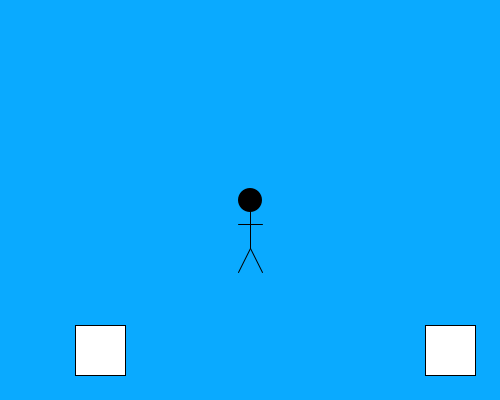
Frame 1 (no input)
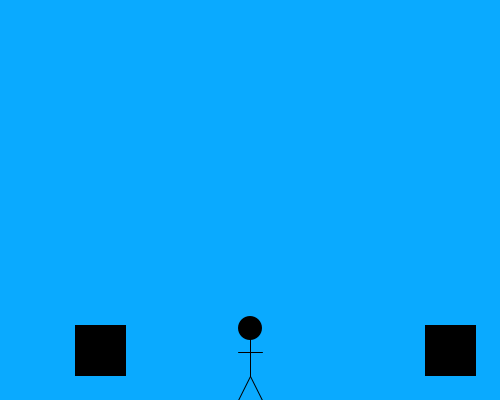
Frame 60 (the mouse pressed at the canvas centre just before this capture)
Frame 120 (the mouse held since frame 60 and released just before this capture): identical to frame 60, image omitted

The Processing sketch that drew these frames (run headless with seeded random() and noise(); from frame 60 on, the mouse is pressed at the canvas centre):

// Processing sketch: Side_Scroller4
// ── Side_Scroller4.pde
class Player {
  int x, y, vy, vx, bodyHeight = 72, bodyWidth = 12;
  int scale = 2;
  boolean jumping;

  void setScale(int s) {
    scale = s;
  }

  Player(int x_, int y_) {
    x = x_;
    y = y_;
    vy = 0;
    jumping = false;
  }

  void drawPlayer() {
    pushMatrix();
    translate(x, y);
    float headDiameter = 12 * scale;
    fill(0);
    noStroke();
    ellipse(0, 0, headDiameter, headDiameter);
    stroke(0);
    line(0, 0, 0, (0 + headDiameter) * 2);
    line(0 - headDiameter * 1/2, 0 + headDiameter, 0 + headDiameter * 1/2, 0 + headDiameter);
    line(0, 0 + headDiameter * 2, 0 + (headDiameter * 1/2), (0 + bodyHeight));
    line(0, 0 + headDiameter * 2, 0 - (headDiameter * 1/2), (0 + bodyHeight));
    popMatrix();
  }


  void move(ArrayList<Obstacle> obstacles) {
    float minDist = 39;
    int moveSize = 3;
    if (keyCode == UP && keyPressed) {
      if (!jumping) {
        jumping = true;
        vy = 20;
      }
    }
    //    if (keyPressed == true) {
    if (!jumping) {
      vx = 0;
      if (keyPressed) {
        if (keyCode == RIGHT) {
          vx = moveSize;
        }
        else if (keyCode == LEFT) {
          vx = -moveSize;
        }
      }
    }
    y -= vy;
    if (y >= height - bodyHeight) {
      vy = 0;
      y = height - bodyHeight;
      jumping = false;
    }
    if (x >= width - bodyWidth) {
      vx = -1;
    }
    if (x <= 0 + bodyWidth) {
      vx = 1;
    }
    boolean canMoveX = true;
    for (Obstacle block: obstacles) {
      if (y + bodyHeight > block.y) {
        if (vx > 0) {
          if (block.x >x) {
            if (block.x - x < minDist) {
              canMoveX = false;
            }
          }
        }
        if (vx < 0) {
          if (block.x < x) {
            if (x - block.x < minDist) {
              canMoveX = false;
            }
          }
        }
      }
    }
    if (canMoveX) {
      x += vx;
    }
    vy -= 1;
  }
}


// ── World.pde
class World {
  Player player;
  ArrayList<Obstacle> obstacles = new ArrayList<Obstacle>();
  // 500 X 400 area

  World() {
    obstacles.add(new Obstacle(450, 350));
    obstacles.add(new Obstacle(100, 350));
    player = new Player(width/2, height/2);
  }
  void drawWorld() {
    boolean playerWillTouch = false;
    for (Obstacle obstacle: obstacles) {
      obstacle.drawObstacle();
    }
    player.move(obstacles);
    player.drawPlayer();
  }
}


class Obstacle {
  float x, y;

  Obstacle(float x_, float y_) {
    x = x_;
    y = y_;
  }

  void drawObstacle() {
    pushMatrix();
    rectMode(CENTER);
    rect(x, y, 50, 50);
    popMatrix();
  }
}


// ── setup.pde
World world;

void setup() {
  size(500, 400);
  world = new World();
}

void draw() {
  background(10, 170, 255);
  world.drawWorld();
}
